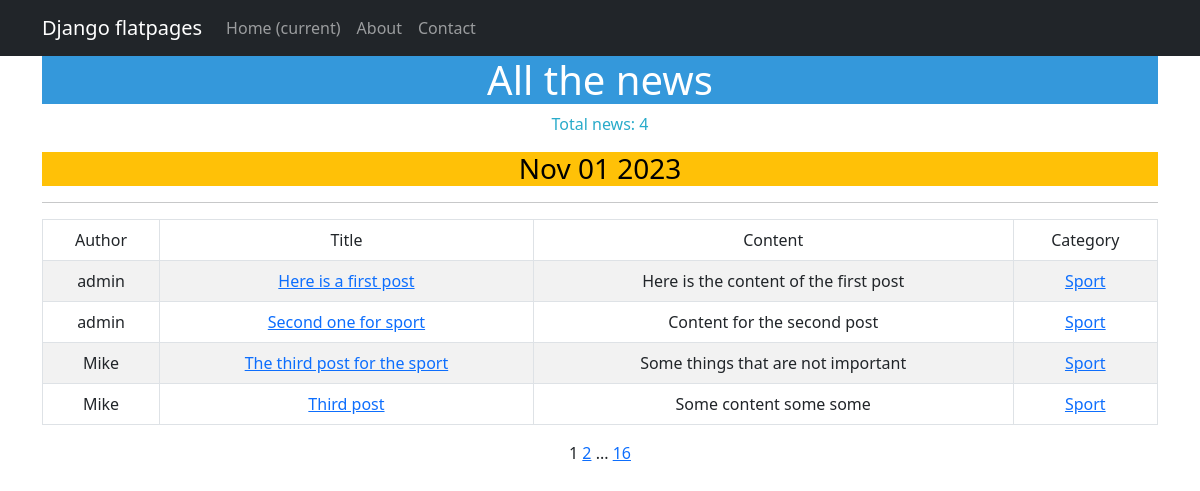
The page /articles/categories/1 on the database as committed earlier.
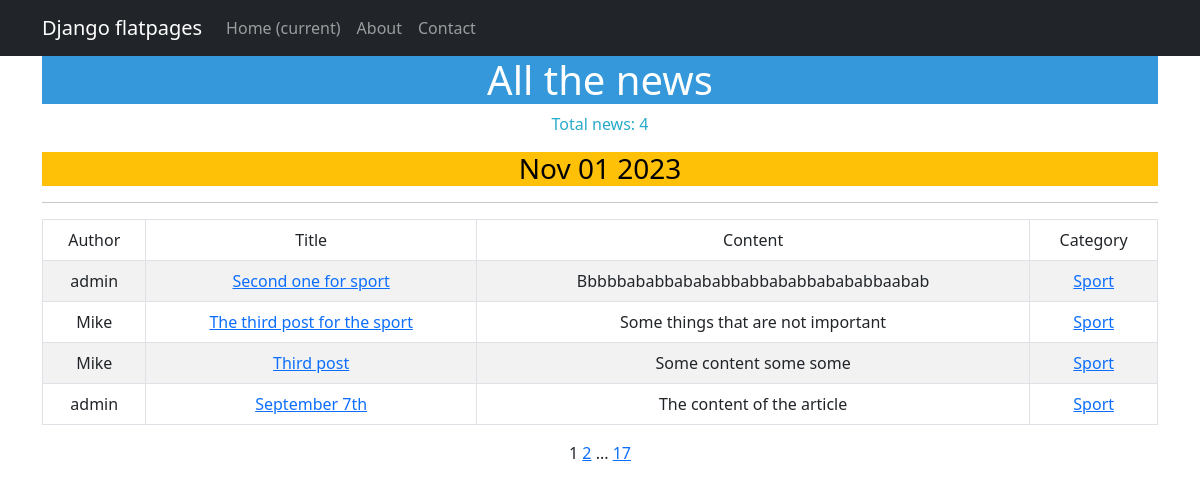
The same page on the database as committed later.
### application/models.py (models this page shows, shortened)
class Post(models.Model):
    author = models.ForeignKey(Author, on_delete=models.CASCADE)
    options = models.CharField(max_length=10, choices=[('article', 'Article'), ('news', 'News')], default='article')
    time_of_creation = models.DateTimeField(auto_now_add=True)   #auto_now_add=True
    categories = models.ManyToManyField('Category', through='PostCategory')
    title = models.CharField(max_length=255)            #app - client_name
    content_of_article = models.TextField()             #app - message
    rating = models.IntegerField(default=0)

class Author(models.Model):
    author = models.OneToOneField(User, on_delete=models.CASCADE)
    rating = models.IntegerField(default=0)

class Category(models.Model):
    categories = models.CharField(max_length=64,
                                default="Name_of_category",
                                unique=True)
    subscribers = models.ManyToManyField(User, blank=True, default='h', related_name='categories')
    def __str__(self):
        return self.categories

### application/views.py (the view)
# urls.py: path('categories/<int:pk>', CategoryListView.as_view(), name = 'category_list'),
class CategoryListView(PostList):
    model = Post
    template_name = 'news/category_list.html'
    context_object_name = 'category_news_list'
    def get_queryset(self, *args, **kwargs):
        self.category = get_object_or_404(Category, id=self.kwargs['pk'])#id reffers to the automatically created field 'id' in Category and its kwarg 'pk'
        queryset = Post.objects.filter(categories=self.category) #.order_by('-created_at')
        return queryset
    def get_context_data(self, **kwargs):
        context = super().get_context_data(**kwargs)
        context['is_not_subscriber'] = self.request.user not in self.category.subscribers.all()
        context['category'] = self.category
        return context

### news/templatetags/custom_tags.py (called while the page is built)
@register.simple_tag()
def current_time(format_string='%b %d %Y'):
   return datetime.utcnow().strftime(format_string)

@register.simple_tag(takes_context=True)
def url_replace(context, **kwargs):
   d = context['request'].GET.copy()
   for k, v in kwargs.items():
      d[k] = v
   return d.urlencode()

### templates/news/category_list.html (shortened to what this page needs)
{% extends 'flatpages/default.html' %}
{% load custom_filters %}
{% load custom_tags %}
{% load cache %}
{% block content %}
   <h1 style="background-color: #3498DB; color: #ffffff;">All the news</h1>
   <p style="color: #29ABCA;">Total news: {{ category_news_list|length }}</p>
   <h3 style="background-color: #FFC107; color: #000000;">{% current_time '%b %d %Y' %}</h3>
   <hr>
   {% if category_news_list %}
       <table class="table table-bordered table-striped table-hover">
           <thead>
                   <td>Author</td>
                   <td>Title</td>
                   <td>Content</td>
                   <td>Category</td>
           </thead>
           <tbody>
           {% for post in category_news_list %}
           <tr>
               <td>{{ post.author.author }}</td>
               <td><a href="{% url 'post_detail' post.id %}"> {{ post.title|capfirst }} </a></td>
               <td>{{ post.content_of_article|truncatewords:20|capfirst }}</td>
               <td>
                   {% for category in post.categories.all %}
                    <a href = "{% url 'category_list' category.id %}">{{ category|capfirst }}</a>
                   {% endfor %}
               </td>
           </tr>
           {% endfor %}
       </table>
   {% else %}
       <h2 style="color: #29ABCA;">No news is a good news!</h2>
   {% endif %}
   {{ page_obj.number }}
   {% if page_obj.has_next %}
       <a href="?{% url_replace page=page_obj.next_page_number %}">{{ page_obj.next_page_number }}</a>
       {% if paginator.num_pages != page_obj.next_page_number %}
           ...
           <a href="?{% url_replace page=page_obj.paginator.num_pages %}">{{ page_obj.paginator.num_pages }}</a>
       {% endif %}
   {% endif %}
{% endblock content %}

Rows that differ between the two databases and show on the page:
removed Post: author.author "admin", title "Here is a first post", content_of_article "Here is the content of the first post", Category (categories "Sport")
changed Post "Second one for sport": content_of_article "Content for the second post" → "Bbbbbababbabababbabbababbabababbaabab"
now on this page (row unchanged): Post: author.author "admin", title "September 7th", content_of_article "The content of the article", Category (categories "Sport")
Other text that changed with them:
{{ page_obj.paginator.num_pages }}: "16" → "17"
